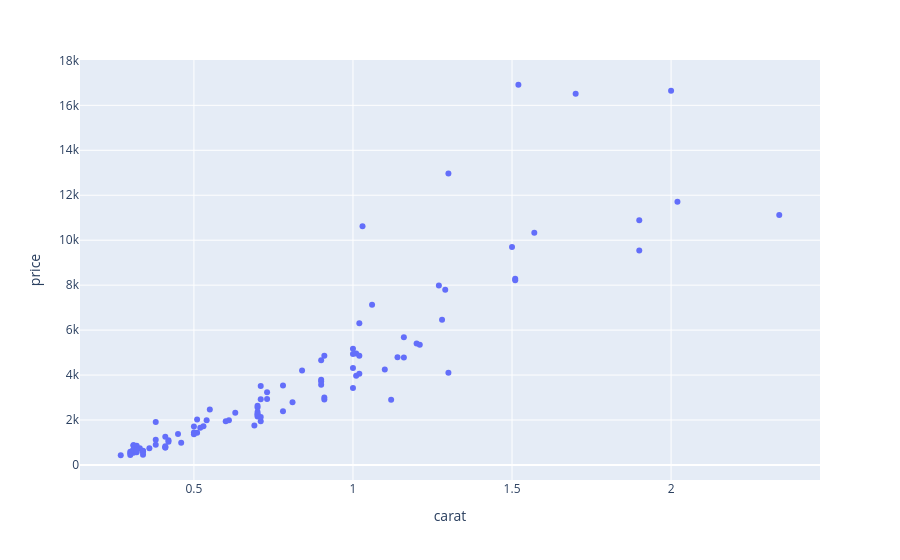

The code cell stored with this chart in its notebook:
### Code cell
fig=px.scatter(df_s, x='carat', y = 'price')
fig
